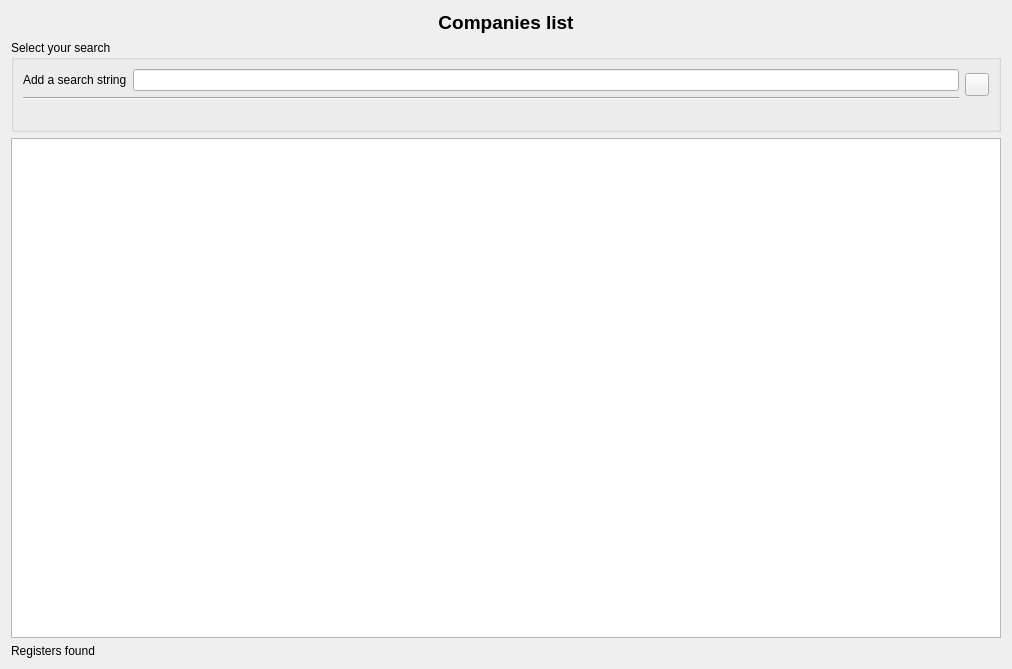
<?xml version="1.0" encoding="UTF-8"?>
<ui version="4.0">
 <class>wdgCompanies</class>
 <widget class="QWidget" name="wdgCompanies">
  <property name="geometry">
   <rect>
    <x>0</x>
    <y>0</y>
    <width>1012</width>
    <height>669</height>
   </rect>
  </property>
  <layout class="QHBoxLayout" name="horizontalLayout_2">
   <item>
    <layout class="QVBoxLayout" name="verticalLayout_3">
     <item>
      <widget class="QLabel" name="lbl">
       <property name="font">
        <font>
         <pointsize>14</pointsize>
         <weight>75</weight>
         <bold>true</bold>
        </font>
       </property>
       <property name="text">
        <string>Companies list</string>
       </property>
       <property name="alignment">
        <set>Qt::AlignCenter</set>
       </property>
      </widget>
     </item>
     <item>
      <widget class="QGroupBox" name="groupBox">
       <property name="sizePolicy">
        <sizepolicy hsizetype="Preferred" vsizetype="Preferred">
         <horstretch>0</horstretch>
         <verstretch>0</verstretch>
        </sizepolicy>
       </property>
       <property name="title">
        <string>Select your search</string>
       </property>
       <layout class="QVBoxLayout" name="verticalLayout_2">
        <item>
         <layout class="QHBoxLayout" name="horizontalLayout_3">
          <item>
           <layout class="QVBoxLayout" name="verticalLayout">
            <item>
             <layout class="QHBoxLayout" name="horizontalLayout">
              <item>
               <widget class="QLabel" name="label">
                <property name="text">
                 <string>Add a search string</string>
                </property>
               </widget>
              </item>
              <item>
               <widget class="QLineEdit" name="txt"/>
              </item>
             </layout>
            </item>
            <item>
             <widget class="Line" name="line">
              <property name="orientation">
               <enum>Qt::Horizontal</enum>
              </property>
             </widget>
            </item>
           </layout>
          </item>
          <item>
           <widget class="QToolButton" name="cmd">
            <property name="icon">
             <iconset resource="../images/caloriestracker.qrc">
              <normaloff>:/caloriestracker/search.png</normaloff>:/caloriestracker/search.png</iconset>
            </property>
           </widget>
          </item>
         </layout>
        </item>
        <item>
         <widget class="QLabel" name="label_2">
          <property name="enabled">
           <bool>false</bool>
          </property>
          <property name="text">
           <string/>
          </property>
         </widget>
        </item>
       </layout>
      </widget>
     </item>
     <item>
      <widget class="myQTableWidget" name="tblCompanies">
       <property name="sizePolicy">
        <sizepolicy hsizetype="Preferred" vsizetype="Expanding">
         <horstretch>0</horstretch>
         <verstretch>0</verstretch>
        </sizepolicy>
       </property>
       <property name="contextMenuPolicy">
        <enum>Qt::CustomContextMenu</enum>
       </property>
       <property name="editTriggers">
        <set>QAbstractItemView::NoEditTriggers</set>
       </property>
       <property name="alternatingRowColors">
        <bool>true</bool>
       </property>
       <property name="selectionBehavior">
        <enum>QAbstractItemView::SelectRows</enum>
       </property>
       <attribute name="horizontalHeaderStretchLastSection">
        <bool>false</bool>
       </attribute>
       <attribute name="verticalHeaderVisible">
        <bool>false</bool>
       </attribute>
      </widget>
     </item>
     <item>
      <widget class="QLabel" name="lblFound">
       <property name="text">
        <string>Registers found</string>
       </property>
      </widget>
     </item>
    </layout>
   </item>
  </layout>
  <action name="actionCompanyNew">
   <property name="icon">
    <iconset resource="../images/caloriestracker.qrc">
     <normaloff>:/caloriestracker/add.png</normaloff>:/caloriestracker/add.png</iconset>
   </property>
   <property name="text">
    <string>New company</string>
   </property>
   <property name="toolTip">
    <string>New company</string>
   </property>
  </action>
  <action name="actionCompanyDelete">
   <property name="icon">
    <iconset resource="../images/caloriestracker.qrc">
     <normaloff>:/caloriestracker/list-remove.png</normaloff>:/caloriestracker/list-remove.png</iconset>
   </property>
   <property name="text">
    <string>Delete company</string>
   </property>
   <property name="toolTip">
    <string>Delete company</string>
   </property>
  </action>
  <action name="actionCompanyEdit">
   <property name="icon">
    <iconset resource="../images/caloriestracker.qrc">
     <normaloff>:/caloriestracker/document-edit.png</normaloff>:/caloriestracker/document-edit.png</iconset>
   </property>
   <property name="text">
    <string>Edit company</string>
   </property>
   <property name="toolTip">
    <string>Edit company</string>
   </property>
  </action>
 </widget>
 <customwidgets>
  <customwidget>
   <class>myQTableWidget</class>
   <extends>QTableWidget</extends>
   <header location="global">myqtablewidget</header>
  </customwidget>
 </customwidgets>
 <resources>
  <include location="../images/caloriestracker.qrc"/>
 </resources>
 <connections/>
</ui>
